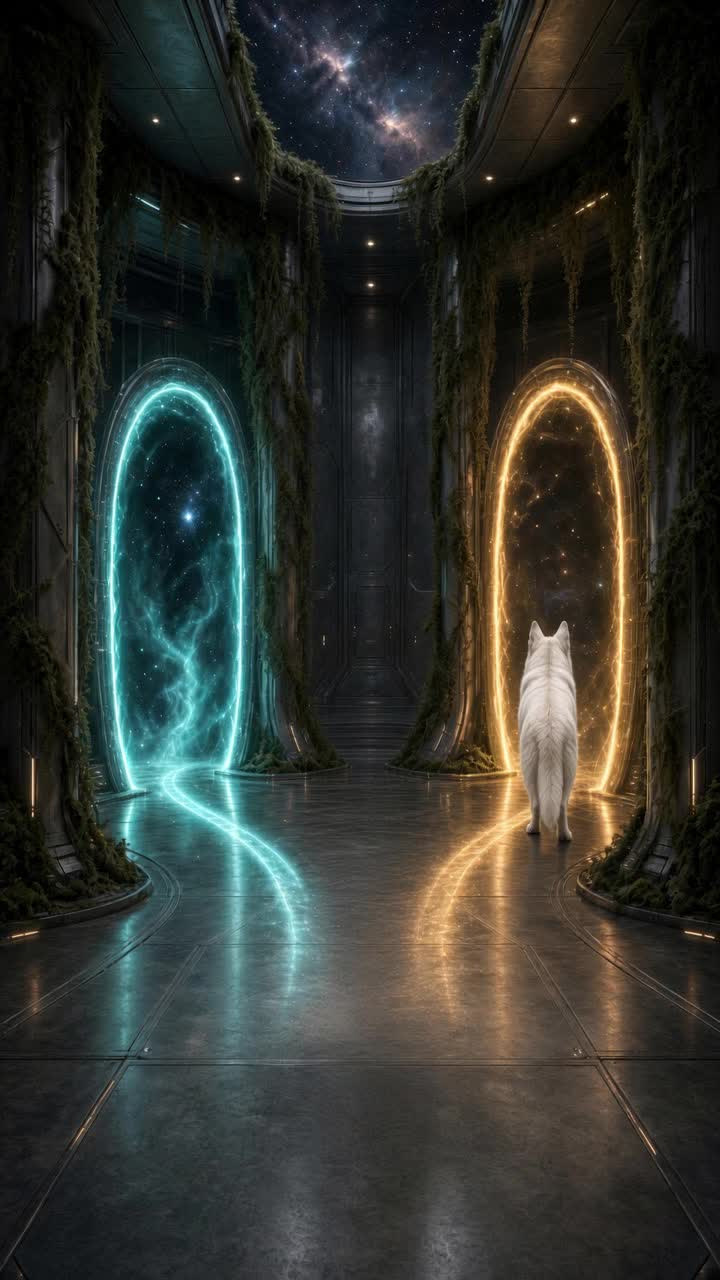
#> input picture .smoke/example-at-b-tiny/still.jpg, 720 x 1280 px
$ python nogrey.py ../../.smoke/example-at-b-tiny/still.jpg
#> lines starting #> are read from the running program, lines starting #| are printed output that depends on the picture; after the words box and inside, x2 and y2 are one past the last pixel; in counts of white or black regions, pixels touching at a corner belong together
#> in check, rgb is the input picture: shape (1280, 720, 3); mean R, G, B 50.1, 53, 47.3
"""Per-region no-grey gate (tools/13).

The old row only counted pixels equal to flat 128 over the whole subject, so a
plinth rendered as flat (72,75,80) passed at 0.006. This gate looks per region:

1. Flat-grey pixels: low saturation (max-min <= SAT_MAX), local texture std over a
   5x5 window <= STD_MAX, on the subject (luma > BG_LUMA).
2. Regions:
   - material / UV-island ids, when an id buffer (.npy, int, same HxW) is given;
   - connected components of flat-grey pixels;
   - a GRID x GRID screen-space grid.
   A region FAILS if its flat-grey area >= REGION_MIN of the subject's on-screen area
   (and, for ids/grid, it is at least FLAT_FRAC flat-grey).
"""
import json, sys
import numpy as np
from PIL import Image
from scipy import ndimage as ndi

SAT_MAX = 12
STD_MAX = 2.5
BG_LUMA = 6
REGION_MIN = 0.01
FLAT_FRAC = 0.6
GRID = 16


def flat_grey_mask(rgb):
    a = rgb.astype(np.float32)
    luma = a.mean(2)
    subj = ndi.binary_erosion(luma > BG_LUMA, iterations=1) | (luma > BG_LUMA)
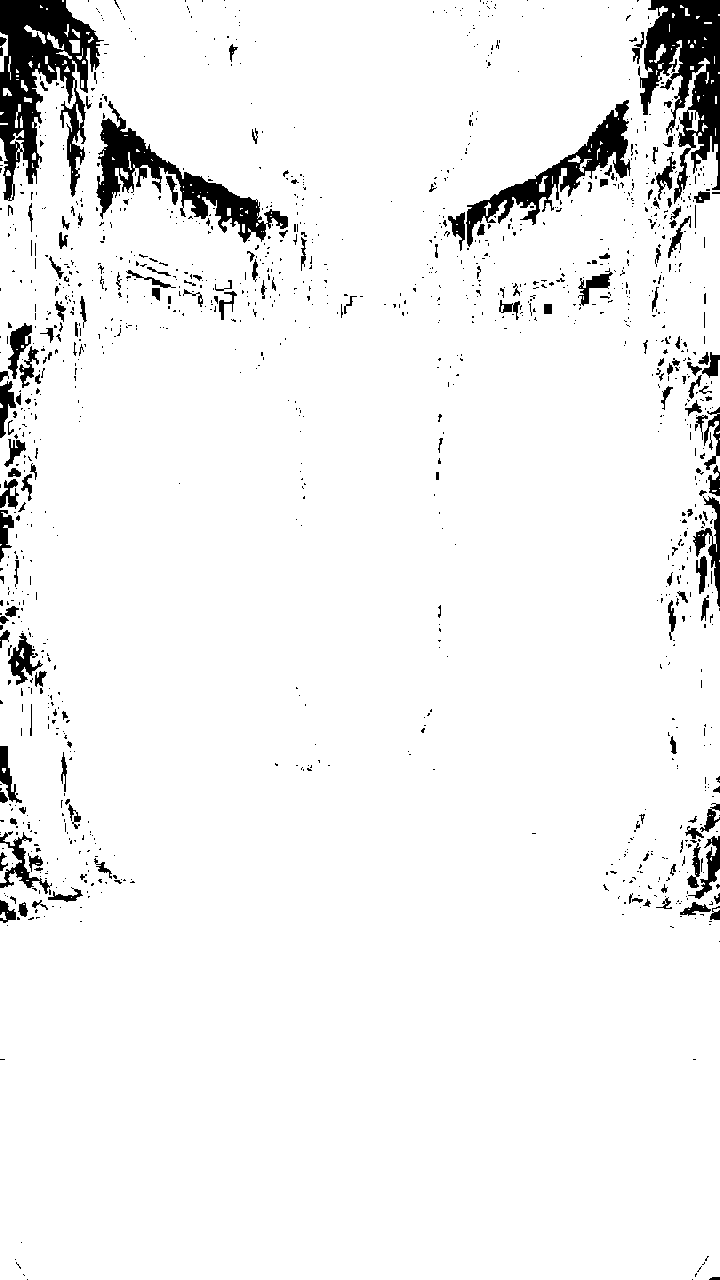
#> subj: shape (1280, 720) bool; 94.5% white; 1309 black regions (1138 under 20 px), largest, box (x1, y1, x2, y2) and area: (0, 0, 104, 201) 10100, (640, 0, 720, 204) 8202, (96, 101, 288, 243) 6191
    sat = a.max(2) - a.min(2)
    m = ndi.uniform_filter(luma, 5)
    sd = np.sqrt(np.maximum(ndi.uniform_filter(luma * luma, 5) - m * m, 0))
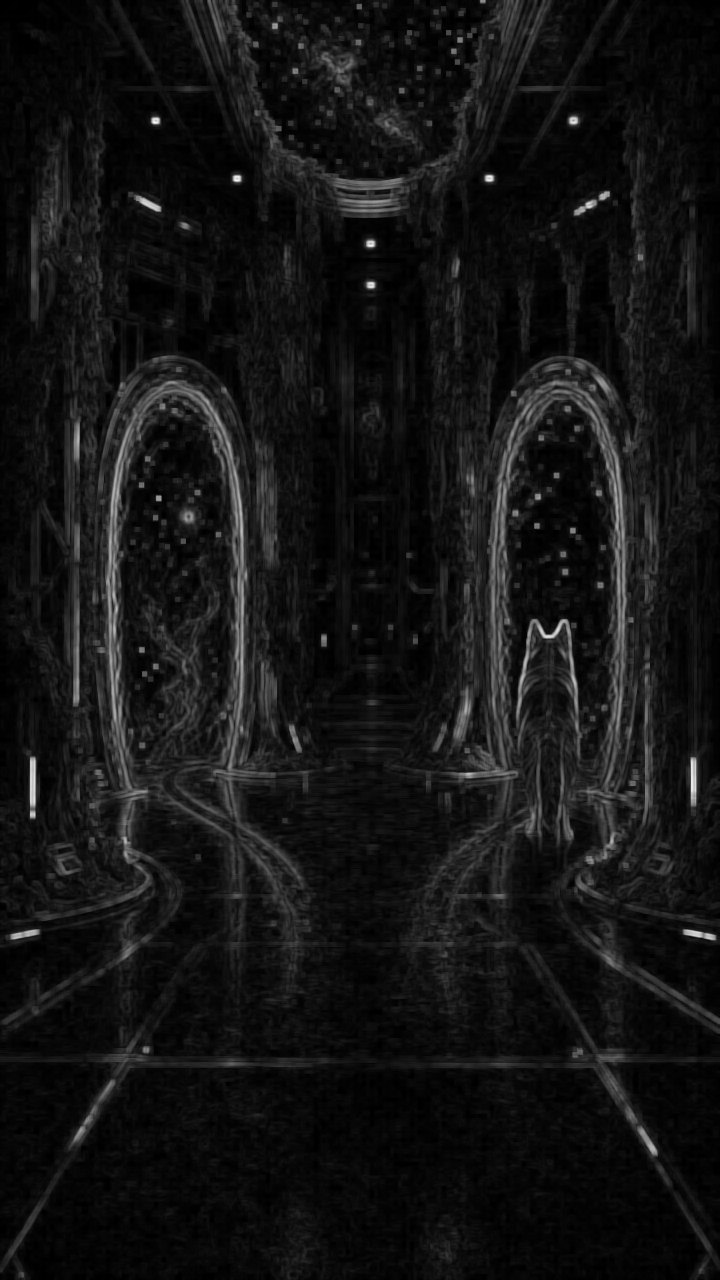
#> sd: shape (1280, 720) float32; min 0, max 78.43, mean 6.2; drawn with min black and max white
    flat = subj & (sat <= SAT_MAX) & (sd <= STD_MAX) & (luma > 20)
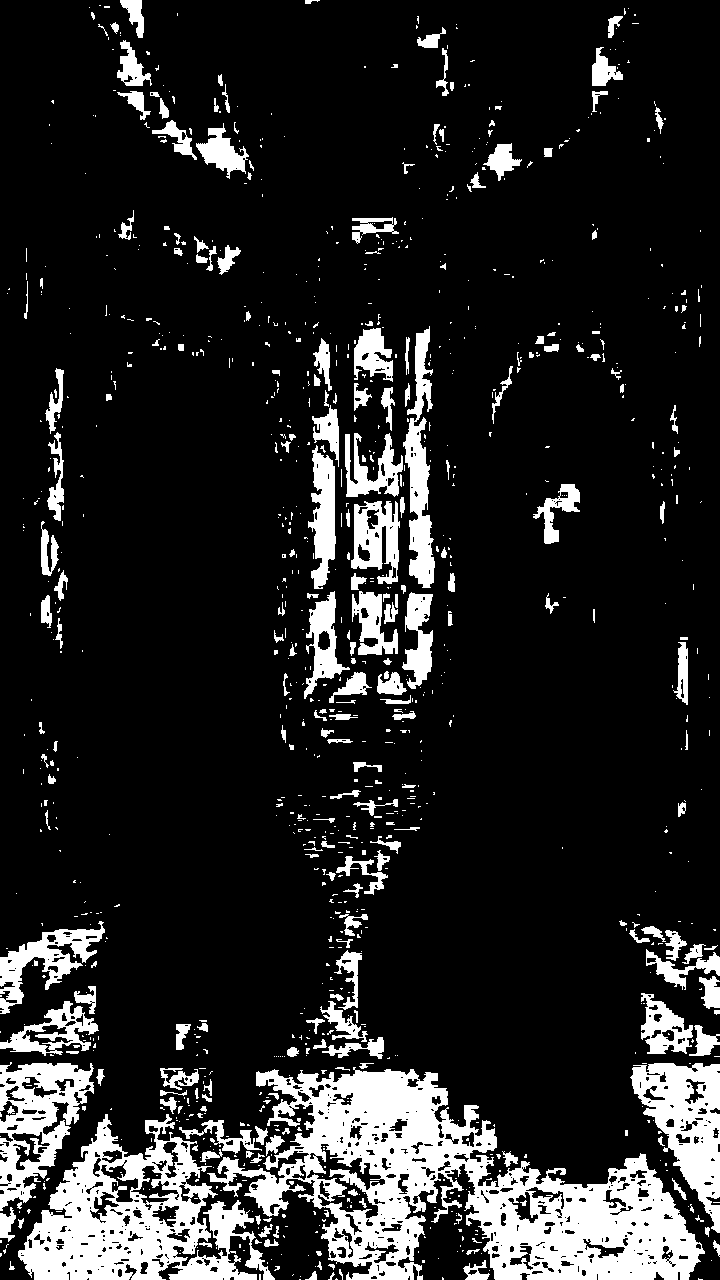
#> flat: shape (1280, 720) bool; 14.6% white; 1066 white regions (820 under 20 px), largest, box (x1, y1, x2, y2) and area: (207, 1067, 705, 1280) 43582, (18, 1114, 275, 1280) 19368, (630, 1063, 720, 1233) 7345
    return subj, flat


def check(img_path, ids_path=None):
    rgb = np.asarray(Image.open(img_path).convert("RGB"))
    subj, flat = flat_grey_mask(rgb)
    S = int(subj.sum()) or 1
#> S = 870857
    bad = []
    lab, n = ndi.label(flat)
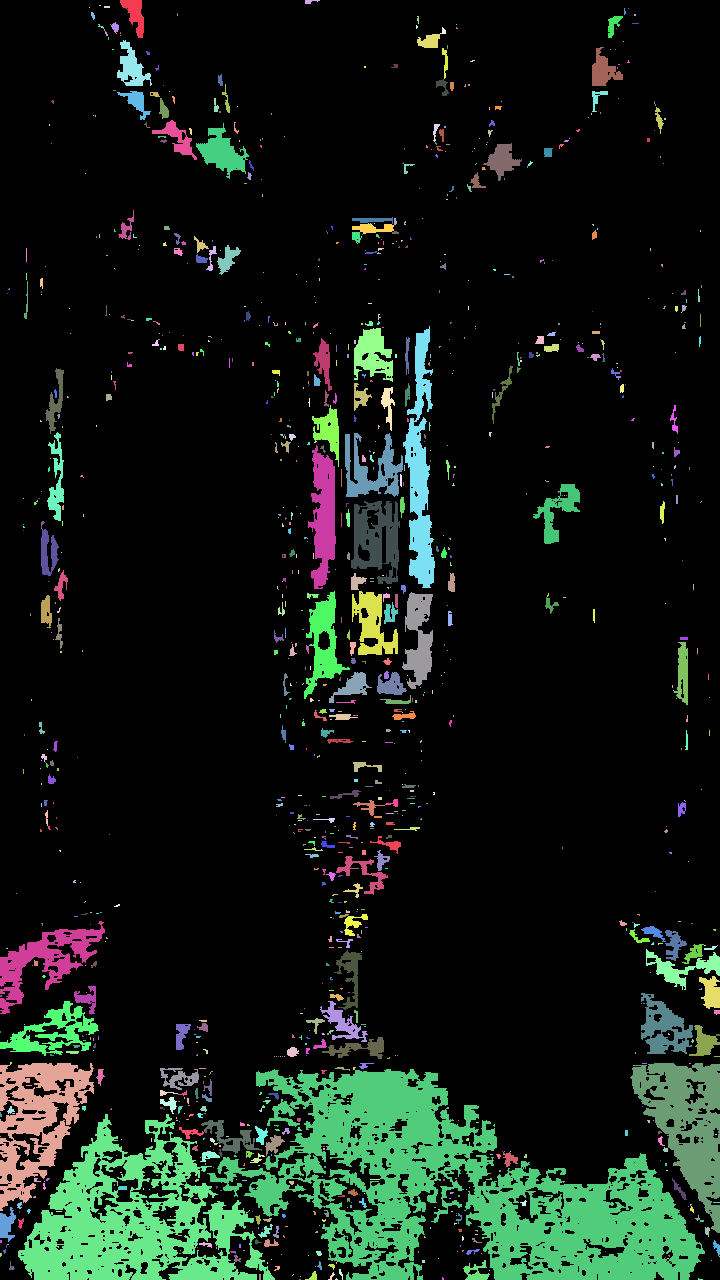
#> lab: shape (1280, 720) int32; 1171 distinct labels, from 0 to 1170; one colour per label, 0 black
#> n = 1170
    if n:
        sizes = ndi.sum(flat, lab, range(1, n + 1))
#> sizes = 1170 values, max 43542 at index 920, min 1 at index 4, mean 115
        for i, s in enumerate(sizes, 1):
            if s / S >= REGION_MIN:
                ys, xs = np.nonzero(lab == i)
                c = rgb[ys, xs].mean(0).round(1).tolist()
                bad.append(dict(kind="component", frac=round(s / S, 4), bbox=[int(xs.min()), int(ys.min()), int(xs.max()), int(ys.max())], meanRgb=c))
#> this loop made 1170 passes
#> c on passes 921, 963: [51.1, 50.8, 49], [33.8, 39, 41.5]
#> s on passes 1 to 6: 466, 35, 2, 12, 1, 10
#> after the loop, bad = 2 items
    H, W = flat.shape
#> H = 1280; W = 720
    for gy in range(GRID):
        for gx in range(GRID):
            sl = (slice(gy * H // GRID, (gy + 1) * H // GRID), slice(gx * W // GRID, (gx + 1) * W // GRID))
            cs, cf = subj[sl].sum(), flat[sl].sum()
            if cs and cf / S >= REGION_MIN and cf / cs >= FLAT_FRAC:
                bad.append(dict(kind="grid", cell=[gx, gy], frac=round(cf / S, 4), flatInCell=round(cf / cs, 3)))
    if ids_path:
        ids = np.load(ids_path)
        for v in np.unique(ids[subj]):
            r = subj & (ids == v)
            rs, rf = r.sum(), (flat & r).sum()
            if rs / S >= REGION_MIN and rf / rs >= FLAT_FRAC:
                bad.append(dict(kind="id", id=int(v), frac=round(rs / S, 4), flatInRegion=round(rf / rs, 3)))
    worst = max([b["frac"] for b in bad], default=0.0)
#> worst = 0.05
    return dict(image=img_path, subjectPx=S, flatGreyFrac=round(float(flat.sum()) / S, 4),
                worstRegionFrac=worst, regionMin=REGION_MIN, failingRegions=bad[:40],
                nFailing=len(bad), pass_=not bad)


def main(argv):
    res = [check(p) for p in argv]
#> res = 1 item
    out = dict(tool="no-grey-regions", views=res, pass_=all(r["pass_"] for r in res))
#> out = 3 items
    s = json.dumps(out, indent=1).replace('"pass_"', '"pass"')
    print(s)
#> (printed output is left out)
    return 0 if out["pass_"] else 1


if __name__ == "__main__":
#> (the run stopped early here; a loop or call above may not have finished)
